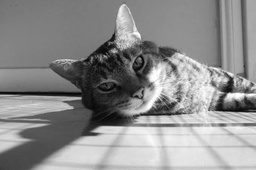
#> input picture DAY09/cat.jpeg, 256 x 170 px, shrunk from 679 x 452 before the run
$ python task3.py
#> lines starting #> are read from the running program, lines starting #| are printed output that depends on the picture
import cv2
import matplotlib.pyplot as plt
import numpy as np
#for grayscale image
img=cv2.imread("cat.jpeg", 0)
#> img is the input picture: shape (170, 256); min 1, max 255, mean 141.4
if img is None:
    print("No image...")
else:
    rows, columns=img.shape
#> rows = 170; columns = 256
    #3x3 kernel
    gaussianImg3=img.copy()
    gaussKernel3=np.array([[1, 2, 1],
                          [2, 4, 2],
                          [1, 2, 1]])
    for i in range(1, rows-1):
        for j in range(1, columns-1):
            total=0
            for x in range(-1, 2):
                for y in range(-1, 2):
                    pixel=int(img[i+x][j+y])
                    weight=gaussKernel3[x+1][y+1]
                    total+=pixel*weight
            gaussianImg3[i][j]=total//16

    gaussianImg5=img.copy()
    gaussKernel5=np.array([[1, 4, 6, 4, 1],
                            [4, 16, 24, 16, 4],
                            [6, 24, 36, 24, 6],
                            [4, 16, 24, 16, 4],
                            [1, 4, 6, 4, 1]])
    for i in range(2, rows-2):
        for j in range(2, columns-2):
            total=0
            for x in range(-2, 3):
                for y in range(-2, 3):
                    pixel=int(img[i+x][j+y])
                    weight=gaussKernel5[x+2][y+2]
                    total+=pixel*weight
            gaussianImg5[i][j]=total//256
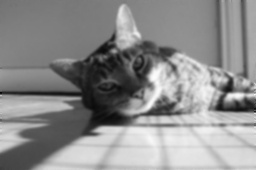
#> gaussianImg5: shape (170, 256); min 11, max 252, mean 140.9

    gaussianImg7=img.copy()
    gaussKernel7=np.array([[0, 0, 1, 2, 1, 0, 0],
                            [0, 3, 13, 22, 13, 3, 0],
                            [1, 13, 59, 97, 59, 13, 1],
                            [2, 22, 97, 159, 97, 22, 2],
                            [1, 13, 59, 97, 59, 13, 1],
                            [0, 3, 13, 22, 13, 3, 0],
                            [0, 0, 1, 2, 1, 0, 0]])
    sum=np.sum(gaussKernel7)
    for i in range(3, rows-3):
        for j in range(3, columns-3):
            total=0
            for x in range(-3, 4):
                for y in range(-3, 4):
                    pixel=int(img[i+x][j+y])
                    weight=gaussKernel7[x+3][y+3]
                    total+=pixel*weight
            gaussianImg7[i][j]=total//sum

    motionImg3=img.copy()
    motionKernel3=np.array([[0, 0, 0],
                           [1, 1, 1],
                           [0, 0, 0]])
    for i in range(1, rows-1):
        for j in range(1, columns-1):
            total=0
            for x in range(-1, 2):
                for y in range(-1, 2):
                    pixel=int(img[i+x][j+y])
                    weight=motionKernel3[x+1][y+1]
                    total+=pixel*weight
            motionImg3[i][j]=total//3

    motionImg5=img.copy()
    motionKernel5=np.array([[0, 0, 0, 0, 0],
                            [0, 0, 0, 0, 0],
                            [1, 1, 1, 1, 1],
                            [0, 0, 0, 0, 0],
                            [0, 0, 0, 0, 0]])
    for i in range(2, rows-2):
        for j in range(2, columns-2):
            total=0
            for x in range(-2, 3):
                for y in range(-2, 3):
                    pixel=int(img[i+x][j+y])
                    weight=motionKernel5[x+2][y+2]
                    total+=pixel*weight
            motionImg5[i][j]=total//5
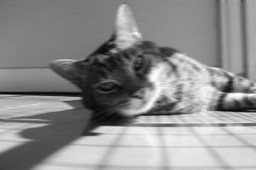
#> motionImg5: shape (170, 256); min 6, max 253, mean 141

    motionImg7=img.copy()
    motionKernel7=np.array([[0, 0, 0, 0, 0, 0, 0],
                            [0, 0, 0, 0, 0, 0, 0],
                            [0, 0, 0, 0, 0, 0, 0],
                            [1, 1, 1, 1, 1, 1, 1],
                            [0, 0, 0, 0, 0, 0, 0],
                            [0, 0, 0, 0, 0, 0, 0],
                            [0, 0, 0, 0, 0, 0, 0]])
    for i in range(3, rows-3):
        for j in range(3, columns-3):
            total=0
            for x in range(-3, 4):
                for y in range(-3, 4):
                    pixel=int(img[i+x][j+y])
                    weight=motionKernel7[x+3][y+3]
                    total+=pixel*weight
            motionImg7[i][j]=total//7

    medianImg3=img.copy()
    for i in range(1, rows-1):
        for j in range(1, columns-1):
            values=[]
            for x in range(-1, 2):
                for y in range(-1, 2):
                    values.append(int(img[i+x][j+y]))
            for a in range(len(values)):
                for b in range(len(values)-1):
                    if values[b]>values[b+1]:
                        temp=values[b]
                        values[b]=values[b+1]
                        values[b+1]=temp
            medianImg3[i][j]=values[4]

    medianImg5=img.copy()
    for i in range(2, rows-2):
        for j in range(2, columns-2):
            values=[]
            for x in range(-2, 3):
                for y in range(-2, 3):
                    values.append(int(img[i+x][j+y]))
            for a in range(len(values)):
                for b in range(len(values)-1):
                    if values[b]>values[b+1]:
                        temp=values[b]
                        values[b]=values[b+1]
                        values[b+1]=temp
            medianImg5[i][j]=values[12]
#> (the run stopped early here; a loop or call above may not have finished)
